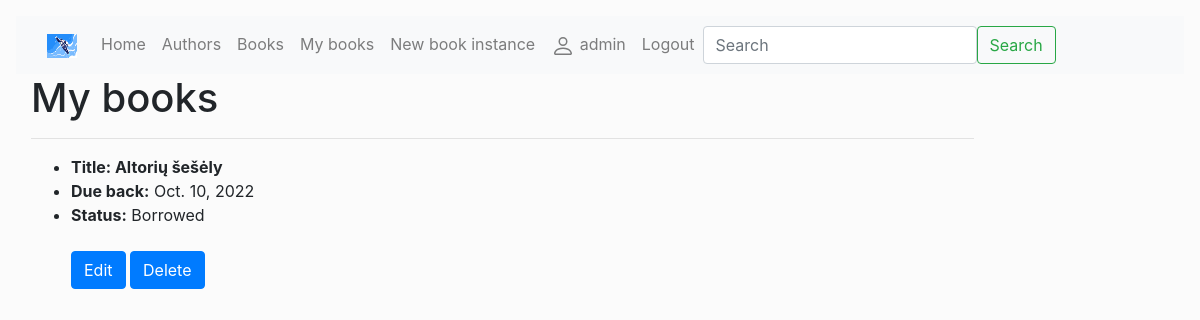
/mybooks/ (signed in), run on the app's committed database.
### library_app/models.py (models this page shows, shortened)
class BookInstance(models.Model):
    id = models.UUIDField(primary_key=True, default=uuid.uuid4, help_text='Unique ID for book copy')
    book = models.ForeignKey('Book', on_delete=models.CASCADE, null=True)
    due_back = models.DateField('Due back', null=True, blank=True)
    LOAN_STATUS = (
        ('a', 'Available'),
        ('r', 'Reserved'),
        ('b', 'Borrowed'),
    )
    status = models.CharField(max_length=1, choices=LOAN_STATUS, blank=True, default='a', help_text='Status')
    reader = models.ForeignKey(User, on_delete=models.SET_NULL, null=True, blank=True)
    @property
    def is_overdue(self):
        if self.due_back and date.today() > self.due_back:
            return True
        return False

class Book(models.Model):
    title = models.CharField('Title', max_length=200)
    author = models.ForeignKey('Author', on_delete=models.SET_NULL, null=True, related_name='books')
    publisher = models.ForeignKey('Publisher', on_delete=models.SET_NULL, null=True)
    publishing_date = models.DateField('Book publishing date', null=True, blank=True)
    genre = models.ManyToManyField(Genre, help_text='Choose genre')
    isbn_code = models.CharField('ISBN', max_length=13, help_text='13 symbols <a href="https://www.isbn-international.org/content/what-isbn">What is ISBN code?</a>')
    cover = models.ImageField('Cover', upload_to='covers', null=True, blank=True)
    def display_genre(self):
        return ', '.join(genre.name for genre in self.genre.all()[:3])
    display_genre.short_description = 'Genre'

### library_app/views.py (the view)
# urls.py: path('mybooks/', views.LoanedBooksByUserListView.as_view(), name='my-borrowed'),
class LoanedBooksByUserListView(LoginRequiredMixin, ListView):
    model = BookInstance
    context_object_name = 'books'
    template_name = 'user_books.html'
    paginate_by = 10
    def get_queryset(self):
        return BookInstance.objects.filter(reader=self.request.user).order_by('due_back')

### templates/user_books.html (shortened to what this page needs)
{% extends "base.html" %}
{% block content %}
    <h1>My books</h1>
    {% if books %}
        {% for bookinst in books %}
    <hr>
        <ul>
            <li>
                <strong class="{% if bookinst.is_overdue %}text-danger{% endif %}">Title: {{bookinst.book.title}}</strong>
            </li>
            <li>
                <strong>Due back:</strong> {{bookinst.due_back}}
            </li>
            <li>
                <strong>Status:</strong> {{bookinst.get_status_display}}
            </li>
        <br/>
        {% if user.is_superuser %}
        <a class="btn btn-primary" href="{% url 'my-book-update' bookinst.id %}">Edit</a>
        <a class="btn btn-primary" href="{% url 'my-book-delete' bookinst.id %}">Delete</a>
        {% elif bookinst.status == 'r' %}
        <a class="btn btn-primary" href="{% url 'my-book-update-3' bookinst.id %}">Cancel reservation</a>
         {% endif %}
    </ul>
{% endfor %}
    {% else %}
      <p>There are no books borrowed.</p>
    {% endif %}
{% endblock %}

### templates/base.html (shortened to what this page needs)
<!DOCTYPE html>
<html lang="en">
<head>
  <link rel="stylesheet" href="https://stackpath.bootstrapcdn.com/bootstrap/4.1.3/css/bootstrap.min.css">
  {% load static %}
  <link rel="stylesheet" href="{% static '/css/styles.css' %}">
</head>
<body>
    {% block navbar %}
    <nav class="navbar navbar-expand-lg navbar-light bg-light">
      <div class="container-fluid">
        <a class="navbar-brand" href="{% url 'home' %}">
            <img src="{% static '/img/bs.jpeg' %}" alt="" width="30" height="24">
        </a>
        <div class="collapse navbar-collapse" id="navbarSupportedContent">
          <ul class="navbar-nav me-auto mb-2 mb-lg-0">
            <li class="nav-item">
              <a class="nav-link" aria-current="page" href="{% url 'home' %}">Home</a>
            </li>
            <li class="nav-item">
              <a class="nav-link" aria-current="page" href="{% url 'authors' %}">Authors</a>
            </li>
            <li class="nav-item">
              <a class="nav-link" aria-current="page" href="{% url 'books' %}">Books</a>
            </li>
            {% if user.is_authenticated %}
            <li class="nav-item"><a class="nav-link" href="{% url 'my-borrowed' %}">My books</a></li>
            {% if user.is_superuser %}
            <li class="nav-item"><a class="nav-link" href="{% url 'my-borrowed-new'%}?next=/library">New book instance</a></li>
            {% endif %}
            <li class="nav-item"><a class="nav-link" href="#">
              {{ user.get_username }}</a>
            </li>
            <li class="nav-item"><a class="nav-link" href="{% url 'logout'%}?next={{request.path}}">Logout</a></li>
            {% else %}
            <li class="nav-item"><a class="nav-link" href="{% url 'login'%}?next={{request.path}}">Log in</a></li>
            {% endif %}
          </ul>
          <form action="{% url 'search' %}" method="get"class="d-flex">
            <input name="query" class="form-control me-2" type="search" placeholder="Search" aria-label="Search">
            <button class="btn btn-outline-success" type="submit">Search</button>
          </form>
        </div>
      </div>
    </nav>
    {% endblock %}
    <div class="col-sm-10 ">
        {% block content %}
        {% endblock %}
    </div>
</body>
</html>

### static/css/styles.css (style rules this page uses)
body { background-color: #fbfbfb; padding: 1rem; }

### data on the page
BookInstance: book "Altorių šešėly", due_back "Oct. 10, 2022", status "Borrowed"

### other printed values
{{ user.get_username }} "admin"
